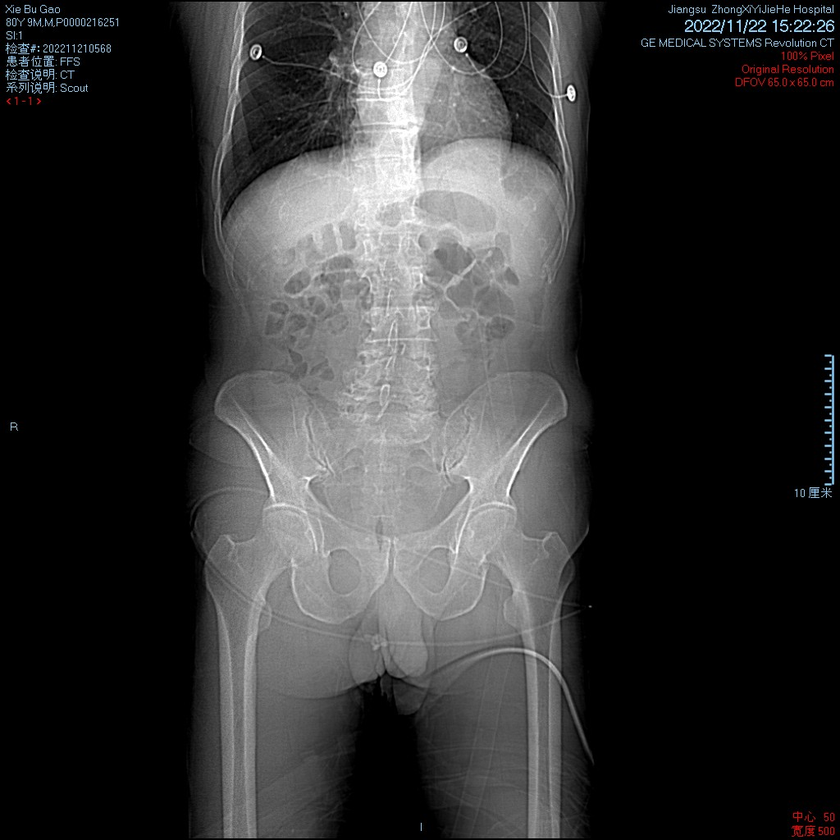
#> input picture code/multy_encry_demo1/pictures/plain_img/image_s0001_i0001.png, 840 x 840 px, shrunk from 1024 x 1024 before the run, found by its file name; its folder holds only this picture in this run
$ python draw_histogram.py
#> lines starting #> are read from the running program, lines starting #| are printed output that depends on the picture
import os
import cv2
import numpy as np  # 【修改点】：引入 numpy 进行统计计算
import matplotlib.pyplot as plt

def calculate_limits(img, is_log):
    """
    【新增功能】：计算图像直方图数据的 mu +/- 5*sigma 范围。
    """
    # 1. 计算所有通道的直方图数据
    hist_data = []
    for i in range(3):
        hist = cv2.calcHist([img], [i], None, [256], [0, 256])
        hist_data.append(hist.flatten())

    # 合并三个通道的数据为一个大数组进行统计
    all_data = np.concatenate(hist_data)

    if is_log:
        # --- Log 模式统计逻辑 ---
        # 避免 log(0)，加一个极小值 epsilon (例如 1e-6 或 1)
        # 这里加 1 是因为像素数通常是整数，log(1)=0，不会产生负无穷
        log_data = np.log(all_data + 1)

        mu = np.mean(log_data)
        sigma = np.std(log_data)

        # 计算 Log 域下的上下限
        upper_log = mu + 5 * sigma
        lower_log = mu - 5 * sigma

        # 【关键】：因为 plt.yscale('log') 还是使用线性数值标记刻度，
        # 所以我们需要把 log 域的统计值还原回线性域 (exp)
        y_max = np.exp(upper_log)
        y_min = np.exp(lower_log)

        # Log 坐标下，下限不能小于等于 0，设置一个安全下限（如 1）
        if y_min < 1:
            y_min = 1

    else:
        # --- 线性模式统计逻辑 ---
        mu = np.mean(all_data)
        sigma = np.std(all_data)

        y_max = mu + 3 * sigma
        y_min = mu - 3 * sigma

        # 线性坐标下，像素数量不可能为负，截断到 0
        if y_min < 0:
            y_min = 0

    return y_min, y_max

def plot_and_save_histogram(img, save_path, log_scale=False, y_limits=None):
    """
    绘制并保存直方图。
    【修改点】：增加了 y_limits 参数用于固定纵坐标范围。
    """
    plt.figure()

    if log_scale:
        plt.title("RGB Histogram (Log Scale)")
        plt.yscale('log')
    else:
        plt.title("RGB Histogram (Linear Scale)")

    plt.xlabel("Bins")
    plt.ylabel("# of Pixels")
    plt.xlim([0, 256])

    # 【修改点】：应用计算好的纵坐标范围
    if y_limits is not None:
        plt.ylim(y_limits)

    colors = ('b', 'g', 'r')
    for i, color in enumerate(colors):
        hist = cv2.calcHist([img], [i], None, [256], [0, 256])
        hist_data = hist.flatten()
        plt.plot(hist_data, color=color, linewidth=1)
        # 调整透明度为 0.1 避免遮挡
        plt.fill_between(range(256), hist_data, color=color, alpha=0.1)

    plt.savefig(save_path)
    plt.close()

def process_paired_folders(plain_dir, cipher_dir,
                           plain_out_dict, cipher_out_dict):
    """
    【核心修改】：成对处理文件夹。
    同时读取 Plain 和 Cipher 图片，计算共同的纵坐标范围，然后绘图。
    """
#> called with plain_dir = 'pictures/data01/plain_img', cipher_dir = 'pictures/data01/cipher_img'
    # 1. 创建所有输出目录
    for d in list(plain_out_dict.values()) + list(cipher_out_dict.values()):
        if d and not os.path.exists(d):
            os.makedirs(d)

    # 2. 以 Plain 文件夹的文件列表为基准
    if not os.path.exists(plain_dir):
        print(f"Error: Source directory {plain_dir} does not exist.")
        return

    files = os.listdir(plain_dir)
    count = 0

    print(f"Processing paired histograms for: {plain_dir} AND {cipher_dir} ...")

    for filename in files:
        if filename.lower().endswith(('.jpg', '.jpeg', '.png', '.bmp')):

            # --- 步骤 A: 读取成对的图片 ---
            plain_path = os.path.join(plain_dir, filename)
            cipher_path = os.path.join(cipher_dir, filename)

            img_plain = cv2.imread(plain_path)
#> img_plain is the input picture: shape (840, 840, 3); mean B, G, R 52.5, 52.3, 52.4

            # 如果加密文件夹里没有对应的图，或者读取失败，则跳过对比逻辑（或者你可以选择单独处理）
            if not os.path.exists(cipher_path):
                print(f"Warning: Cipher counterpart not found for {filename}")
                continue

            img_cipher = cv2.imread(cipher_path)

            if img_plain is None or img_cipher is None:
                continue

            output_filename = f"{os.path.splitext(filename)[0]}_hist.png"

            try:
                # --- 步骤 B: 确定 线性坐标 的共同范围 ---
                # 分别计算两个图的建议范围 (mu +/- 5sigma)
                p_lin_min, p_lin_max = calculate_limits(img_plain, is_log=False)
#> after the loop in calculate_limits, `for i in range(3):`: hist_data = 3 items
#> in calculate_limits, `all_data = np.concatenate(hist_data)`: all_data = 768 values, max 362268 at index 256, min 120 at index 760, mean 2756.2
#> in calculate_limits, `mu = np.mean(all_data)`: mu = 2756.2
#> in calculate_limits, `sigma = np.std(all_data)`: sigma = 22484.1
#> in calculate_limits, `y_max = mu + 3 * sigma`: y_max = 70208.5
#> in calculate_limits, `y_min = mu - 3 * sigma`: y_min = -64696
#> p_lin_min = 0; p_lin_max = 70208.5
                c_lin_min, c_lin_max = calculate_limits(img_cipher, is_log=False)
#> c_lin_min = 0; c_lin_max = 70208.5

                # 【核心逻辑】：取并集。
                # 为了对比，Y轴上限必须能容纳两者中最高的那个上限。
                # 通常 Plain 图会有很高的峰值，而 Cipher 图很平。如果不统一，Cipher 图会被放大看噪声。
                # 统一后，Cipher 图应该在下方显示为一条平缓的线。
                shared_linear_max = max(p_lin_max, c_lin_max)
#> shared_linear_max = 70208.5
                shared_linear_min = min(p_lin_min, c_lin_min) # 通常是 0
#> shared_linear_min = 0
                linear_limits = [shared_linear_min, shared_linear_max]
#> linear_limits = [0, 70208.5]

                # --- 步骤 C: 确定 Log 坐标 的共同范围 ---
                p_log_min, p_log_max = calculate_limits(img_plain, is_log=True)
#> p_log_min = 13.59; p_log_max = 88316.6
                c_log_min, c_log_max = calculate_limits(img_cipher, is_log=True)
#> c_log_min = 13.59; c_log_max = 88316.6

                shared_log_max = max(p_log_max, c_log_max)
#> shared_log_max = 88316.6
                shared_log_min = min(p_log_min, c_log_min)
#> shared_log_min = 13.59
                log_limits = [shared_log_min, shared_log_max]
#> log_limits = [13.59, 88316.6]

                # --- 步骤 D: 绘图并保存 ---

                # 1. Plain Image Plots
                if plain_out_dict.get("linear"):
                    save_path = os.path.join(plain_out_dict["linear"], output_filename)
                    plot_and_save_histogram(img_plain, save_path, False, linear_limits)
#> in plot_and_save_histogram, `plt.savefig(save_path)`:
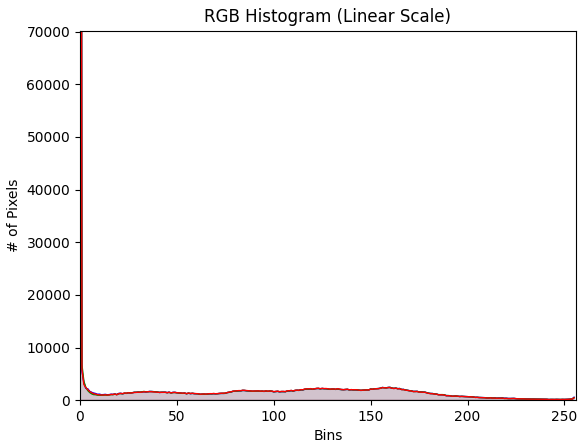
#> figure drawn by matplotlib, 1 panel; curve peaks at x = 0, y = 361071; curve peaks at x = 0, y = 362268; curve peaks at x = 0, y = 361488

                if plain_out_dict.get("log"):
                    save_path = os.path.join(plain_out_dict["log"], output_filename)
                    plot_and_save_histogram(img_plain, save_path, True, log_limits)
#> call 2 of plot_and_save_histogram, with log_scale = True
#> in plot_and_save_histogram (call 2), `plt.savefig(save_path)`:
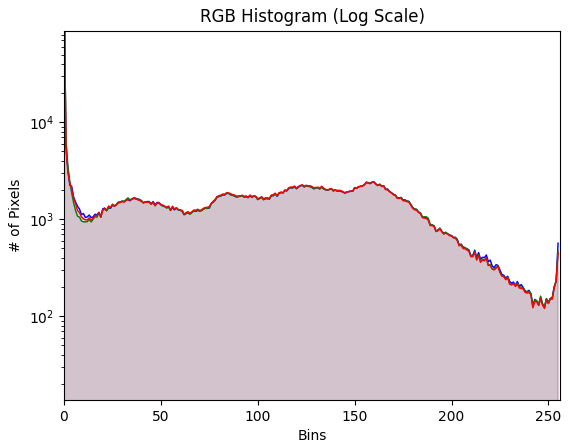
#> figure drawn by matplotlib, 1 panel; curve peaks at x = 0, y = 361071; curve peaks at x = 0, y = 362268; curve peaks at x = 0, y = 361488

                # 2. Cipher Image Plots (使用相同的 limits)
                if cipher_out_dict.get("linear"):
                    save_path = os.path.join(cipher_out_dict["linear"], output_filename)
                    plot_and_save_histogram(img_cipher, save_path, False, linear_limits)

                if cipher_out_dict.get("log"):
                    save_path = os.path.join(cipher_out_dict["log"], output_filename)
                    plot_and_save_histogram(img_cipher, save_path, True, log_limits)

                count += 1
                if count % 10 == 0:
                    print(f"Processed pairs: {count}...")

            except Exception as e:
                print(f"Failed to process {filename}: {e}")
                import traceback
                traceback.print_exc()

    print(f"Finished. Processed {count} image pairs.\n")

if __name__ == "__main__":
    # --- 配置路径 ---

    plain_dir = "pictures/data01/plain_img"
    cipher_dir = "pictures/data01/cipher_img"

    # 定义输出路径字典
    plain_out = {
        "linear": "pictures/data01/plain_hist",
        "log": "pictures/data01/plain_hist_log"
    }

    cipher_out = {
        "linear": "pictures/data01/cipher_hist",
        "log": "pictures/data01/cipher_hist_log"
    }

    # 执行成对处理
    process_paired_folders(plain_dir, cipher_dir, plain_out, cipher_out)

$ run again, on code/multy_encry_demo1/pictures/plain_img/yuzhou.png
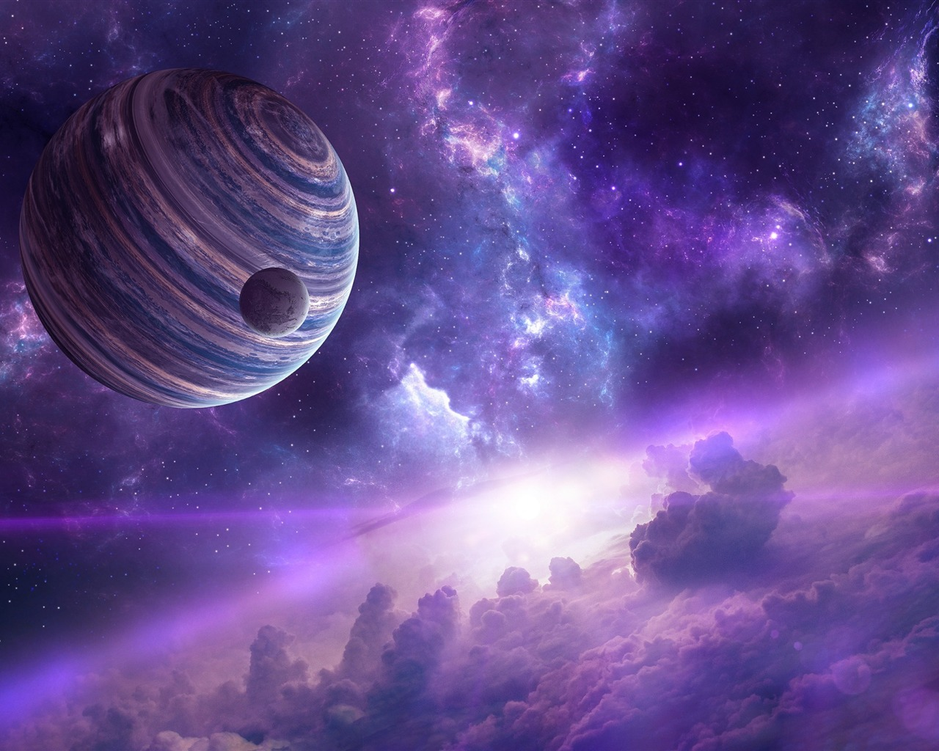
#> input picture code/multy_encry_demo1/pictures/plain_img/yuzhou.png, 939 x 751 px, shrunk from 1280 x 1024 before the run, found by its file name
#> in process_paired_folders, img_plain is the input picture: shape (751, 939, 3); mean B, G, R 141.5, 76.9, 100.7
#> after the loop in calculate_limits, `for i in range(3):`: hist_data = 3 items
#> all_data = 768 values, max 8565 at index 308, min 0 at index 0, mean 2754.6
#> in calculate_limits, `mu = np.mean(all_data)`: mu = 2754.6
#> in calculate_limits, `sigma = np.std(all_data)`: sigma = 2137.5
#> in calculate_limits, `y_max = mu + 3 * sigma`: y_max = 9167.2
#> in calculate_limits, `y_min = mu - 3 * sigma`: y_min = -3657.9
#> p_lin_min = 0; p_lin_max = 9167.2
#> c_lin_min = 0; c_lin_max = 9167.2
#> shared_linear_min = 0
#> linear_limits = [0, 9167.2]
#> p_log_min = 1; p_log_max = 14741884.6
#> c_log_min = 1; c_log_max = 14741884.6
#> shared_log_min = 1
#> log_limits = [1, 14741884.6]
#> in plot_and_save_histogram, `plt.savefig(save_path)`:
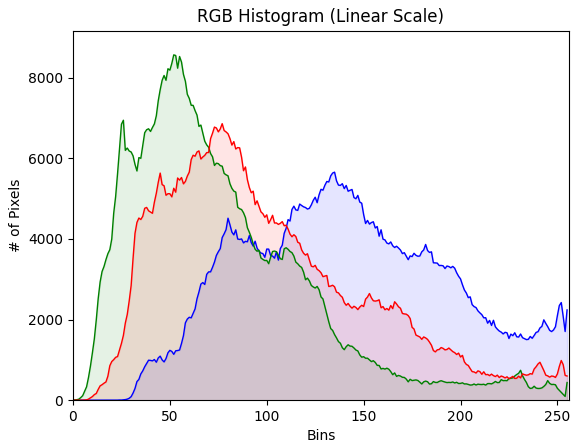
#> figure drawn by matplotlib, 1 panel; curve peaks at x = 135, y = 5656; curve peaks at x = 52, y = 8565; curve peaks at x = 77, y = 6859
#> in plot_and_save_histogram (call 2), `plt.savefig(save_path)`:
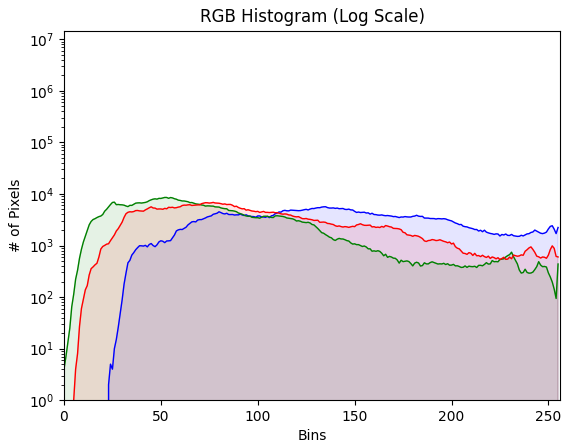
#> figure drawn by matplotlib, 1 panel; curve peaks at x = 135, y = 5656; curve peaks at x = 52, y = 8565; curve peaks at x = 77, y = 6859

$ run again, on code/multy_encry_demo1/pictures/plain_img/image_s0002_i0001.png
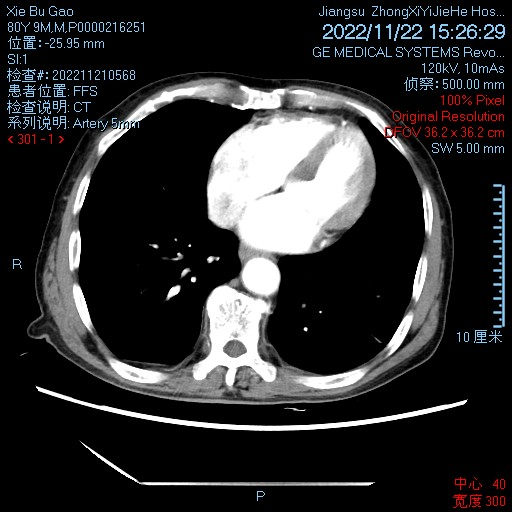
#> input picture code/multy_encry_demo1/pictures/plain_img/image_s0002_i0001.png, 512 x 512 px, found by its file name
#> in process_paired_folders, img_plain is the input picture: shape (512, 512, 3); mean B, G, R 47.1, 46.1, 46.1
#> after the loop in calculate_limits, `for i in range(3):`: hist_data = 3 items
#> all_data = 768 values, max 163387 at index 512, min 88 at index 722, mean 1024
#> in calculate_limits, `mu = np.mean(all_data)`: mu = 1024
#> in calculate_limits, `sigma = np.std(all_data)`: sigma = 9867.9
#> in calculate_limits, `y_max = mu + 3 * sigma`: y_max = 30627.8
#> in calculate_limits, `y_min = mu - 3 * sigma`: y_min = -28579.8
#> p_lin_min = 0; p_lin_max = 30627.8
#> c_lin_min = 0; c_lin_max = 30627.8
#> shared_linear_min = 0
#> linear_limits = [0, 30627.8]
#> p_log_min = 3.87; p_log_max = 15622
#> c_log_min = 3.87; c_log_max = 15622
#> shared_log_min = 3.87
#> log_limits = [3.87, 15622]
#> in plot_and_save_histogram, `plt.savefig(save_path)`:
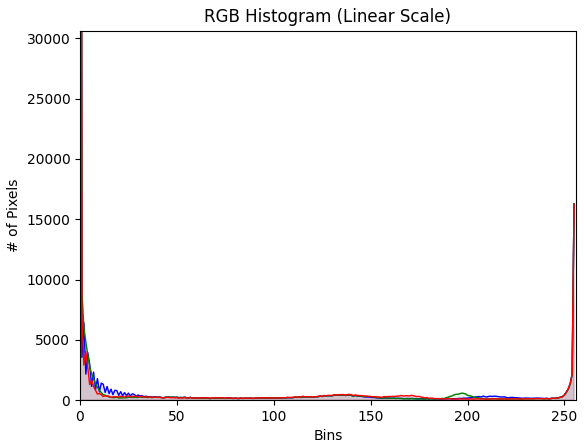
#> figure drawn by matplotlib, 1 panel; curve peaks at x = 0, y = 153982; curve peaks at x = 0, y = 154797; curve peaks at x = 0, y = 163387
#> in plot_and_save_histogram (call 2), `plt.savefig(save_path)`:
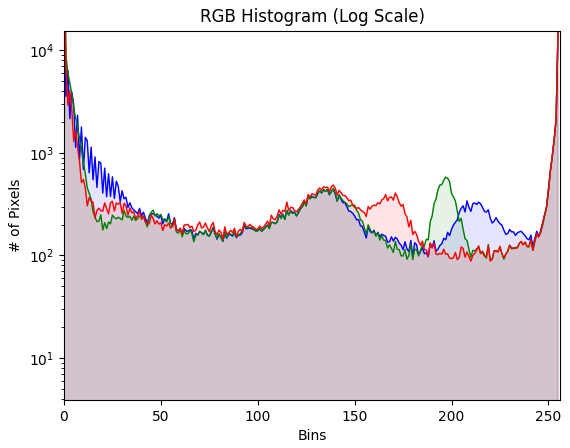
#> figure drawn by matplotlib, 1 panel; curve peaks at x = 0, y = 153982; curve peaks at x = 0, y = 154797; curve peaks at x = 0, y = 163387

$ run again, on code/multy_encry_demo1/pictures/plain_img/image_s0002_i0019.png
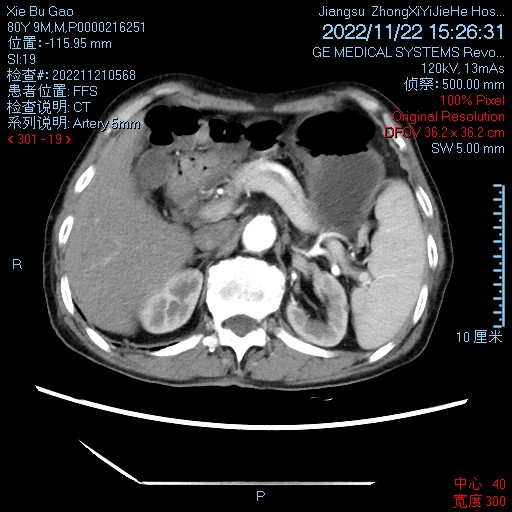
#> input picture code/multy_encry_demo1/pictures/plain_img/image_s0002_i0019.png, 512 x 512 px, found by its file name
#> in process_paired_folders, img_plain is the input picture: shape (512, 512, 3); mean B, G, R 58.4, 57.4, 57.5
#> after the loop in calculate_limits, `for i in range(3):`: hist_data = 3 items
#> all_data = 768 values, max 128517 at index 512, min 38 at index 494, mean 1024
#> in calculate_limits, `mu = np.mean(all_data)`: mu = 1024
#> in calculate_limits, `sigma = np.std(all_data)`: sigma = 7640.7
#> in calculate_limits, `y_max = mu + 3 * sigma`: y_max = 23946
#> in calculate_limits, `y_min = mu - 3 * sigma`: y_min = -21898
#> p_lin_min = 0; p_lin_max = 23946
#> c_lin_min = 0; c_lin_max = 23946
#> shared_linear_min = 0
#> linear_limits = [0, 23946]
#> p_log_min = 3.54; p_log_max = 42092.4
#> c_log_min = 3.54; c_log_max = 42092.4
#> shared_log_min = 3.54
#> log_limits = [3.54, 42092.4]
#> in plot_and_save_histogram, `plt.savefig(save_path)`:
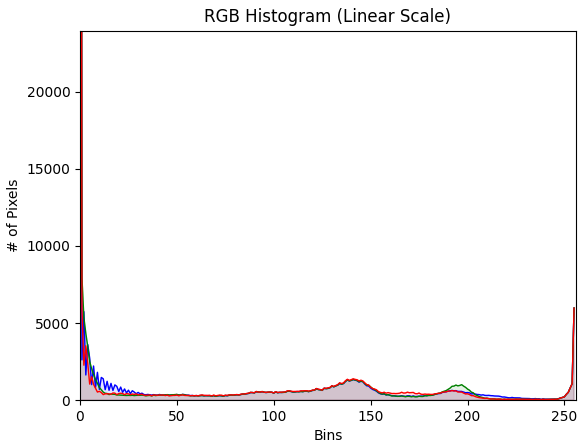
#> figure drawn by matplotlib, 1 panel; curve peaks at x = 0, y = 119044; curve peaks at x = 0, y = 119826; curve peaks at x = 0, y = 128517
#> in plot_and_save_histogram (call 2), `plt.savefig(save_path)`:
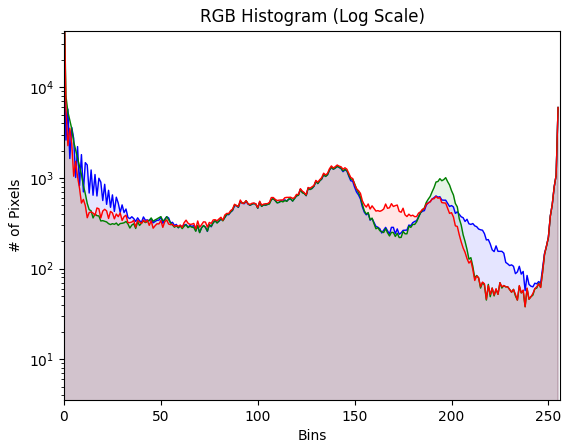
#> figure drawn by matplotlib, 1 panel; curve peaks at x = 0, y = 119044; curve peaks at x = 0, y = 119826; curve peaks at x = 0, y = 128517
